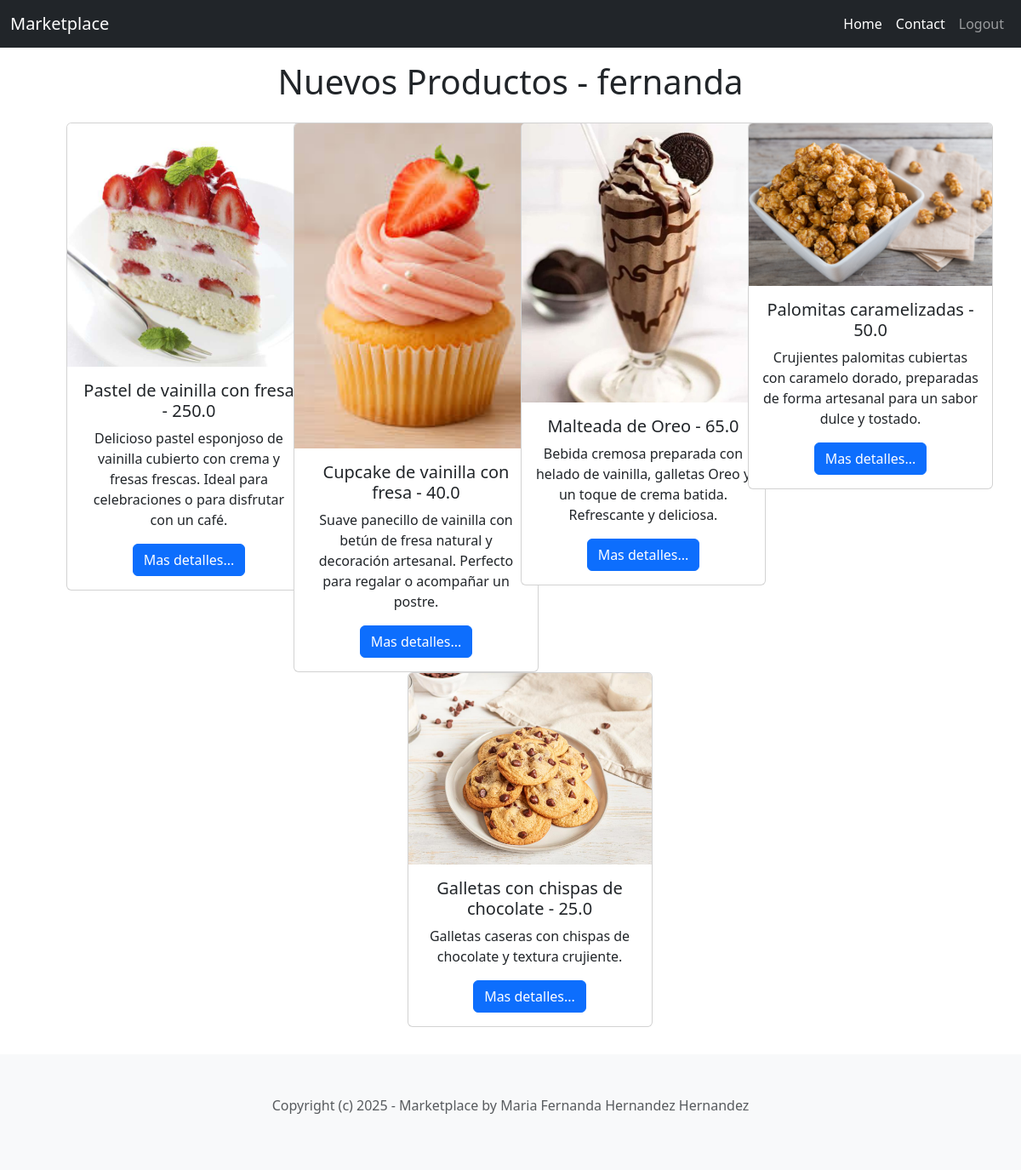
Screenshot of / (signed in) with the database file from the repository.
### store/models.py (models this page shows, shortened)
class Item(models.Model):
    category = models.ForeignKey(Category, related_name='items', on_delete=models.CASCADE)
    name = models.CharField(max_length=255)
    description = models.TextField(blank=True, null=True)
    price = models.FloatField()
    image = models.ImageField(upload_to='item_images', blank=True, null=True)
    is_sold = models.BooleanField(default=False)
    created_by = models.ForeignKey(User, related_name='items', on_delete=models.CASCADE)
    created_at = models.DateTimeField(auto_now_add=True)

### store/views.py (the view)
# urls.py: 2. Add a URL to urlpatterns:  path('', views.home, name='home')
def home(request):
    items = Item.objects.filter(is_sold=False)
    categories = Category.objects.all()
    context = {
        'items': items,
        'categories': categories
    }
    return render(request, 'store/home.html', context)

### store/templates/store/home.html (shortened to what this page needs)
{% extends 'store/base.html' %}
{% block content %}
    <div class="mt-2 mb-4 px-4 py-2">
        {% if request.user.is_authenticated %}
        <h1 class="text-center mb-4">Nuevos Productos - {{request.user.username}}</h1>
        {% else %}
        <h1 class="text-center mb-4">Nuevos Productos</h1>
        {% endif %}
        <div class="container text-center">
            <div class="row justify-content-center">
                {% for item in items %}
                    <div class="col-xs-12 col-sm-6 col-md-6 col-lg-6 col-xl-3">
                        <div class="card" style="width: 18rem">
                            <img src="{{ item.image.url }}" alt="{{item.name}}" class="card-img-top">
                            <div class="card-body">
                                <h5 class="card-title">{{item.name}} - {{item.price}}</h5>
                                <p class="card-text">{{item.description}}</p>
                                <a href="{% url 'detail' item.pk %}" class="btn btn-primary">Mas detalles...</a>
                            </div>
                        </div>
                    </div>
                {% endfor%}
            </div>
        </div>
    </div>
{% endblock %}

### rows the page displays
Item: image (picture), name "Pastel de vainilla con fresa", price "250.0", description "Delicioso pastel esponjoso de vainilla cubierto con crema y fresas frescas. Ideal para celebraciones o para disfrutar con un café."
Item: image (picture), name "Cupcake de vainilla con fresa", price "40.0", description "Suave panecillo de vainilla con betún de fresa natural y decoración artesanal. Perfecto para regalar o acompañar un postre."
Item: image (picture), name "Malteada de Oreo", price "65.0", description "Bebida cremosa preparada con helado de vainilla, galletas Oreo y un toque de crema batida. Refrescante y deliciosa."
Item: image (picture), name "Palomitas caramelizadas", price "50.0", description "Crujientes palomitas cubiertas con caramelo dorado, preparadas de forma artesanal para un sabor dulce y tostado."
Item: image (picture), name "Galletas con chispas de chocolate", price "25.0", description "Galletas caseras con chispas de chocolate y textura crujiente."

### other values shown
{{ request.user.username }} "fernanda"
